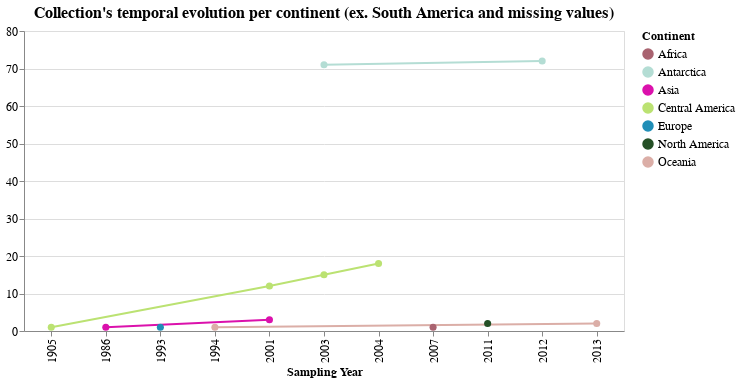

The notebook cell this image was saved under:
### Markdown cell above
### Chart: all continents (ex. South America)

### Code cell
select_continent = alt.selection_multi(fields=['continent'], bind='legend')

# removing South America from domain and range colors
continents_exSA = [c for c in teste['continent'].unique() if c != 'South America' and c != "NaN"]
colors_exSA = [cores_continente[c] for c in continents_exSA]

g1 = alt.Chart(teste[(teste['continent']!='South America') & (teste['continent']!='NaN')],
               title="Collection's temporal evolution per continent (ex. South America and missing values)", 
width=600).mark_line(point=True).encode(
    x= alt.X('start_year', type="ordinal", title='Sampling Year'),
    y= alt.Y('cumulative_sum', title='', 
             sort=alt.EncodingSortField('counts', op="count", order='descending'),
             scale= alt.Scale(domain=[0,80])),
    color= alt.Color('continent:N', title='Continent',
                     scale=alt.Scale(domain= continents_exSA, range= colors_exSA)),
    tooltip= alt.Tooltip(['continent','start_year','counts', 'cumulative_sum']),
    opacity= alt.condition(select_continent, alt.value(1), alt.value(0))
).add_selection(select_continent).configure_point(
    size=50
)

g1 = g1.configure_title(fontSize=16).configure_axis(
    labelFontSize=12,
    titleFontSize=12
).configure_legend(
    labelFontSize=12,
    titleFontSize=12
)

# g1.save('./graphs/cumCounts/time-spacial/evolucao_por_OUTROS_continentes.html')

g1

### Figure 1 — Vega-Lite specification as saved in the notebook (floating-point values rounded to 4 significant figures)
{"config": {"view": {"continuousWidth": 400, "continuousHeight": 300}, "axis": {"labelFontSize": 12, "titleFontSize": 12}, "legend": {"labelFontSize": 12, "titleFontSize": 12}, "point": {"size": 50}, "title": {"fontSize": 16}}, "data": {"name": "data-05d5f2b2b7d20a120dc525290df6e915"}, "mark": {"type": "line", "point": true}, "encoding": {"color": {"type": "nominal", "field": "continent", "scale": {"domain": ["Africa", "Antarctica", "Asia", "Central America", "Europe", "North America", "Oceania"], "range": ["#a96370", "#b4ddd4", "#db11ac", "#bbe272", "#208eb7", "#255026", "#dbaea7"]}, "title": "Continent"}, "opacity": {"condition": {"value": 1, "selection": "selector002"}, "value": 0}, "tooltip": [{"type": "nominal", "field": "continent"}, {"type": "quantitative", "field": "start_year"}, {"type": "quantitative", "field": "counts"}, {"type": "quantitative", "field": "cumulative_sum"}], "x": {"type": "ordinal", "field": "start_year", "title": "Sampling Year"}, "y": {"type": "quantitative", "field": "cumulative_sum", "scale": {"domain": [0, 80]}, "sort": {"field": "counts", "op": "count", "order": "descending"}, "title": ""}}, "selection": {"selector002": {"type": "multi", "fields": ["continent"], "bind": "legend"}}, "title": "Collection's temporal evolution per continent (ex. South America and missing values)", "width": 600, "$schema": "https://vega.github.io/schema/vega-lite/v4.8.1.json", "datasets": {"data-05d5f2b2b7d20a120dc525290df6e915": [{"start_year": 2007.0, "continent": "Africa", "counts": 1, "cumulative_sum": 1}, {"start_year": 2003.0, "continent": "Antarctica", "counts": 71, "cumulative_sum": 71}, {"start_year": 2012.0, "continent": "Antarctica", "counts": 1, "cumulative_sum": 72}, {"start_year": 1986.0, "continent": "Asia", "counts": 1, "cumulative_sum": 1}, {"start_year": 2001.0, "continent": "Asia", "counts": 2, "cumulative_sum": 3}, {"start_year": 1905.0, "continent": "Central America", "counts": 1, "cumulative_sum": 1}, {"start_year": 2001.0, "continent": "Central America", "counts": 11, "cumulative_sum": 12}, {"start_year": 2003.0, "continent": "Central America", "counts": 3, "cumulative_sum": 15}, {"start_year": 2004.0, "continent": "Central America", "counts": 3, "cumulative_sum": 18}, {"start_year": 1993.0, "continent": "Europe", "counts": 1, "cumulative_sum": 1}, {"start_year": 2011.0, "continent": "North America", "counts": 2, "cumulative_sum": 2}, {"start_year": 1994.0, "continent": "Oceania", "counts": 1, "cumulative_sum": 1}, {"start_year": 2013.0, "continent": "Oceania", "counts": 1, "cumulative_sum": 2}]}}
